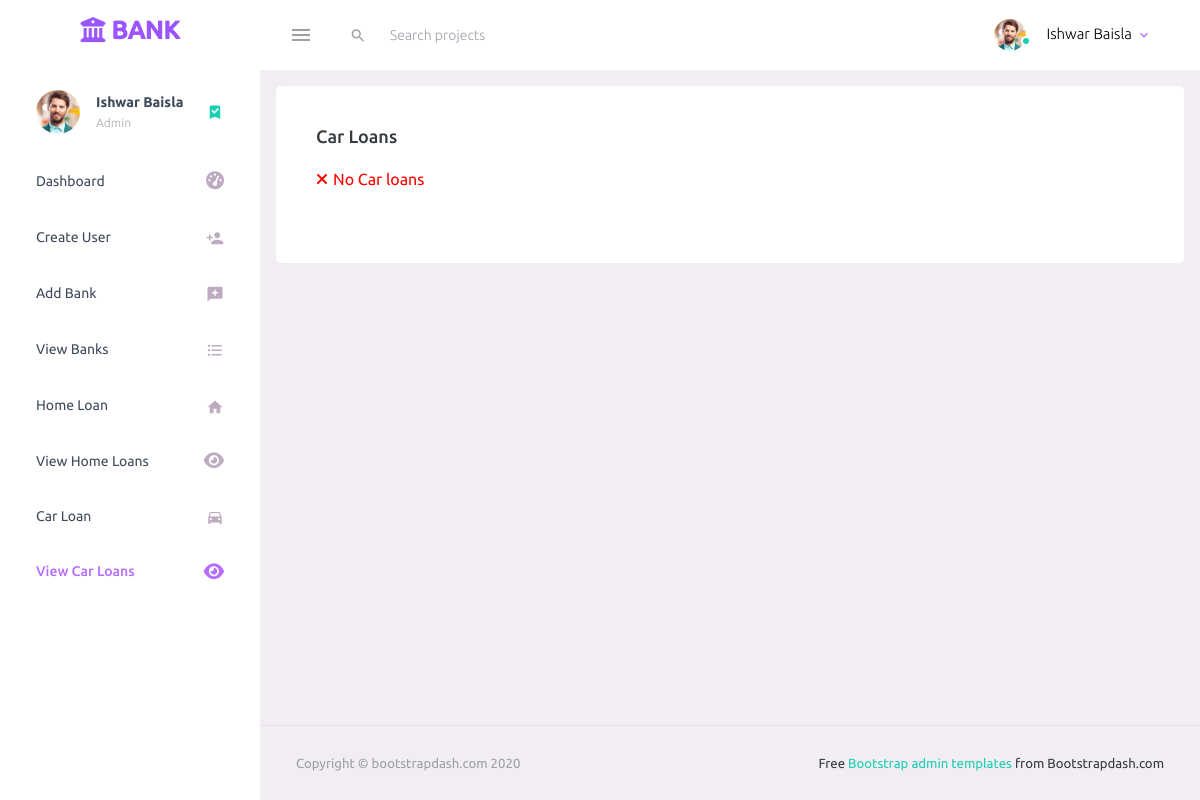
Page /view-car-loans.php (signed in) on the earlier database version.
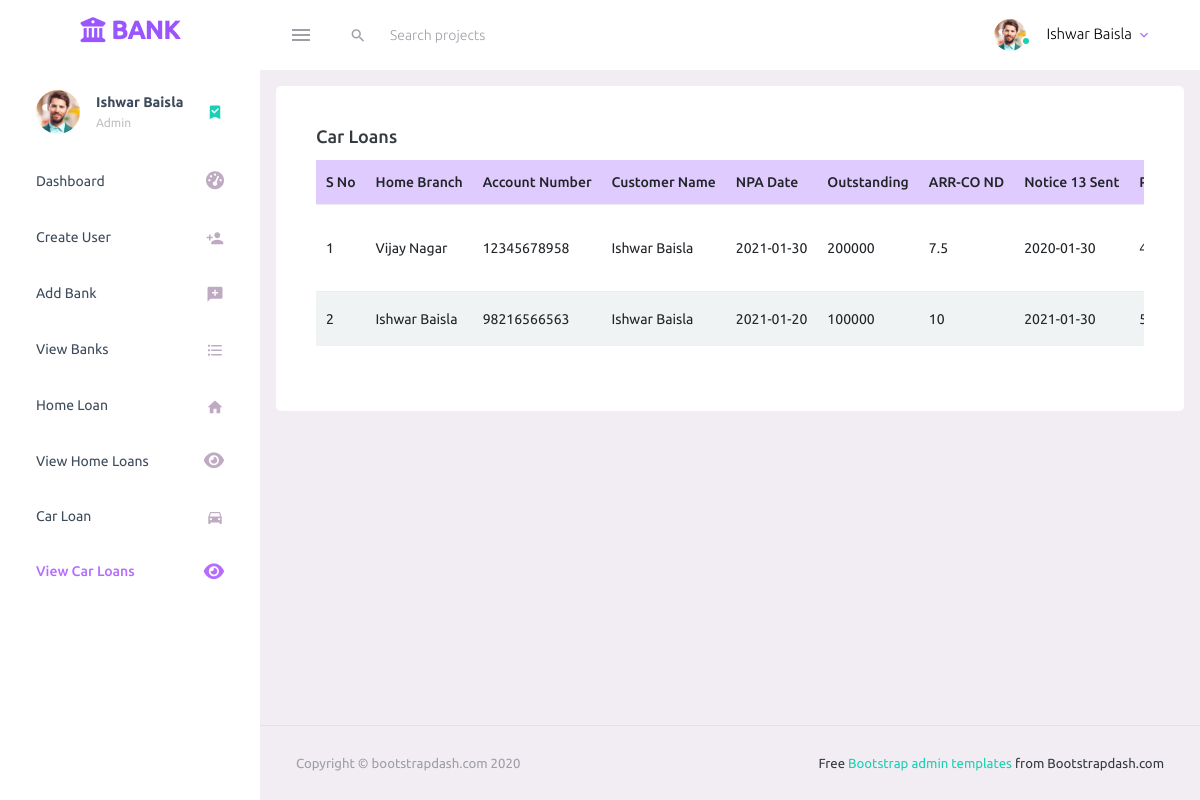
Same page on the later database version.
### tables this page shows
CREATE TABLE `car_loan` (
  `car_loan_cid` int(11) NOT NULL,
  `home_branch` varchar(200) NOT NULL,
  `account_number` varchar(200) NOT NULL,
  `customer_name` varchar(200) NOT NULL,
  `npa_date` date NOT NULL,
  `outstanding` varchar(200) NOT NULL,
  `arr_co_nd` varchar(200) NOT NULL,
  `notice13_sent_on` date NOT NULL,
  `principal_outstanding` varchar(200) NOT NULL,
  `bounce_charges` varchar(200) NOT NULL,
  `overdue_charges` varchar(200) NOT NULL,
  `other_charges` varchar(200) NOT NULL,
  `loan_emi_amount` varchar(200) NOT NULL,
  `no_of_emi_outstanding` int(11) NOT NULL,
  `reg_no` varchar(200) NOT NULL,
  `residence_address` varchar(200) NOT NULL,
  `residence_contact_no` varchar(200) NOT NULL,
  `office_address` varchar(200) NOT NULL,
  `office_contact_no` varchar(200) NOT NULL,
  `make` varchar(200) NOT NULL,
  `engine_no` varchar(200) NOT NULL,
  `chassis_no` varchar(200) NOT NULL,
  `tenure` varchar(200) NOT NULL,
  `co_applicant_name` varchar(200) NOT NULL,
  `co_applicant_mobile` varchar(200) NOT NULL,
  `co_applicant_address` varchar(200) NOT NULL,
  `employer_name` varchar(200) NOT NULL,
  `employer_mobile` varchar(200) NOT NULL,
  `employer_address` varchar(200) NOT NULL,
  `amount_recovered` varchar(200) NOT NULL,
  `bill_raised` varchar(200) NOT NULL,
  `payment_received` varchar(200) NOT NULL
);

### view-car-loans.php (the view, shortened to what this page needs)
<?php
    require_once('connection.php');
    $db_error = '';
    $sql = "SELECT * FROM car_loan";
    $result = $conn->query($sql);
?>
<!DOCTYPE html>
<html lang="en">
  <head>
    <link rel="stylesheet" href="assets/vendors/mdi/css/materialdesignicons.min.css">
    <link rel="stylesheet" href="assets/vendors/css/vendor.bundle.base.css">
    <link rel="stylesheet" href="assets/css/style.css">
  </head>
  <body>
    <div class="container-scroller">
      <?php require 'includes/dashboard-header.php'; ?>
      <div class="container-fluid page-body-wrapper">
        <?php require 'includes/side-navigation.php'; ?>
        <div class="main-panel">
          <div class="content-wrapper">
            <div class="row">
              <div class="col-lg grid-margin stretch-card">
                <div class="card">
                  <div class="card-body">
                    <h4 class="card-title">Car Loans</h4>
                    <div class="table-container">
                    <?php
                        if(isset($_SESSION['error_msg'])){
                            ?>
                            <div class="error-msg">
                                <i class="fa fa-close"></i>
                                <span>
                                    <?php echo $_SESSION['error_msg']; ?>
                                </span>
                            </div>
                            <?php
                        }
                    ?>
                    <?php if($db_error == ''){ ?>
                        <?php if($result->num_rows > 0){ ?>
                            <table class="table table-hover">
                              <thead>
                                <tr>
                                  <th>S No</th>
                                  <th>Home Branch</th>
                                  <th>Account Number</th>
                                  <th>Customer Name</th>
                                  <th>NPA Date</th>
                                  <th>Outstanding</th>
                                  <th>ARR-CO ND</th>
                                  <th>Notice 13 Sent</th>
                                  <th>Principal Outstanding</th>
                                </tr>
                              </thead>
                            <tbody>
                            <?php
                                $serial_no = 1;
                                while($car_loan = $result->fetch_assoc()){
                                    ?>
                                    <tr>
                                      <td><?php echo $serial_no; ?></td>
                                      <td><?php echo $car_loan['home_branch']; ?></td>
                                      <td><?php echo $car_loan['account_number']; ?></td>
                                      <td><?php echo $car_loan['customer_name']; ?></td>
                                      <td><?php echo $car_loan['npa_date']; ?></td>
                                      <td><?php echo $car_loan['outstanding']; ?></td>
                                      <td><?php echo $car_loan['arr_co_nd']; ?></td>
                                      <td><?php echo $car_loan['notice13_sent_on']; ?></td>
                                      <td><?php echo $car_loan['principal_outstanding']; ?></td>
                                    </tr>
                                    <?php
                                    $serial_no += 1;
                                }
                            ?>
                            </tbody>
                            </table>
                        <?php } ?>
                    <?php } ?>
                    </div>
                  </div>
                </div>
              </div>
            </div>
          </div>
          <footer class="footer">
            <div class="container-fluid clearfix">
              <span class="text-muted d-block text-center text-sm-left d-sm-inline-block">Copyright © bootstrapdash.com 2020</span>
              <span class="float-none float-sm-right d-block mt-1 mt-sm-0 text-center"> Free <a href="https://www.bootstrapdash.com/bootstrap-admin-template/" target="_blank">Bootstrap admin templates </a> from Bootstrapdash.com</span>
            </div>
          </footer>
        </div>
      </div>
    </div>
  </body>
</html>

Differences in the rows shown:
added car_loan: home_branch "Vijay Nagar", account_number "12345678958", customer_name "Ishwar Baisla", npa_date "2021-01-30", outstanding "200000", arr_co_nd "7.5", notice13_sent_on "2020-01-30"
added car_loan: home_branch "Ishwar Baisla", account_number "98216566563", customer_name "Ishwar Baisla", npa_date "2021-01-20", outstanding "100000", arr_co_nd "10", notice13_sent_on "2021-01-30"
Other differences:
$_SESSION['error_msg']: "No Car loans" → (not shown)
text now shown: "S No Home Branch Account Number Customer Name NPA Date Outstanding ARR-CO ND Notice 13 Sent"
